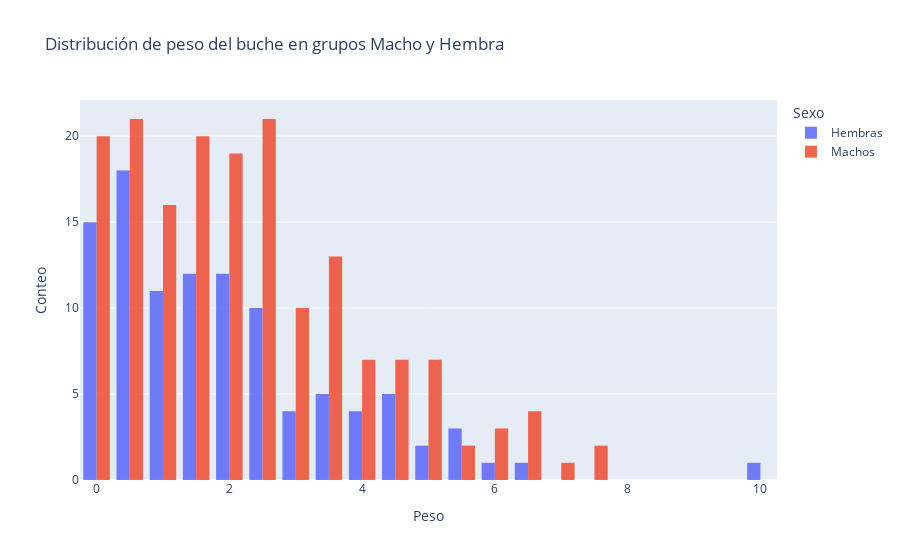

Notebook source saved alongside this figure:
### Markdown cell above
### Peso del buche

### Code cell
peso_buche_males = df[df["sexo"] == "Male"]["peso total"]
peso_buche_females = df[df["sexo"] == "Female"]["peso total"]

fig = go.Figure()
fig.add_trace(
    go.Histogram(
        x=peso_buche_females, 
        name="Hembras",
    )
)
fig.add_trace(
    go.Histogram(
        x=peso_buche_males, 
        name="Machos",
    )
)
# Overlay both histograms
fig.update_layout(
    title="Distribución de peso del buche en grupos Macho y Hembra",
    xaxis_title="Peso",
    yaxis_title="Conteo",
    legend_title="Sexo",    
    # barmode='overlay',
)
# Reduce opacity to see both histograms
fig.update_traces(opacity=0.9)
fig.show()

### Figure 1 — Plotly figure (JSON) as saved in the notebook; plotly's stock layout.template omitted (floating-point values rounded to 4 significant figures; data arrays with more than 128 entries replaced by an {"elided": "..."} marker saying what was removed)
{"data": [{"name": "Hembras", "opacity": 0.9, "type": "histogram", "x": [9.758, 5.456, 4.498, 1.98, 0.8497, 1.447, 3.835, 1.764, 3.124, 3.779, 3.874, 2.914, 2.602, 1.746, 3.642, 1.058, 4.428, 1.212, 5.466, 2.191, 3.317, 0.778, 0.8625, 1.34, 0.452, 0.7365, 0.6414, 0, 0.0231, 4.476, 0.0347, 0, 2.477, 3.376, 2.401, 4.079, 2.957, 0.6404, 2.171, 0.6212, 0.5485, 0.3335, 1.283, 0, 2.476, 0.7165, 6.504, 2.226, 4.475, 2.01, 1.002, 1.776, 0.6811, 2.047, 1.345, 0.2408, 0.1441, 1.379, 0.3116, 0.4589, 0.8383, 1.119, 2.264, 5.175, 0, 3.146, 1.089, 3.537, 0.4775, 0.7392, 2.516, 2.49, 2.449, 0.09329, 4.935, 3.416, 4.462, 0.2927, 1.511, 2.565, 2.09, 0.4312, 2.168, 0.0375, 1.346, 0.0716, 1.083, 2.018, 0, 0.0072, 0.0131, 2.046, 1.58, 1.316, 0.8306, 5.731, 1.537, 0.5029, 1.711, 0.6328, 0.3501, 0.1977, 2.608, 5.975]}, {"name": "Machos", "opacity": 0.9, "type": "histogram", "x": {"elided": "173 float values"}}], "layout": {"legend": {"title": {"text": "Sexo"}}, "title": {"text": "Distribución de peso del buche en grupos Macho y Hembra"}, "xaxis": {"title": {"text": "Peso"}}, "yaxis": {"title": {"text": "Conteo"}}}}
